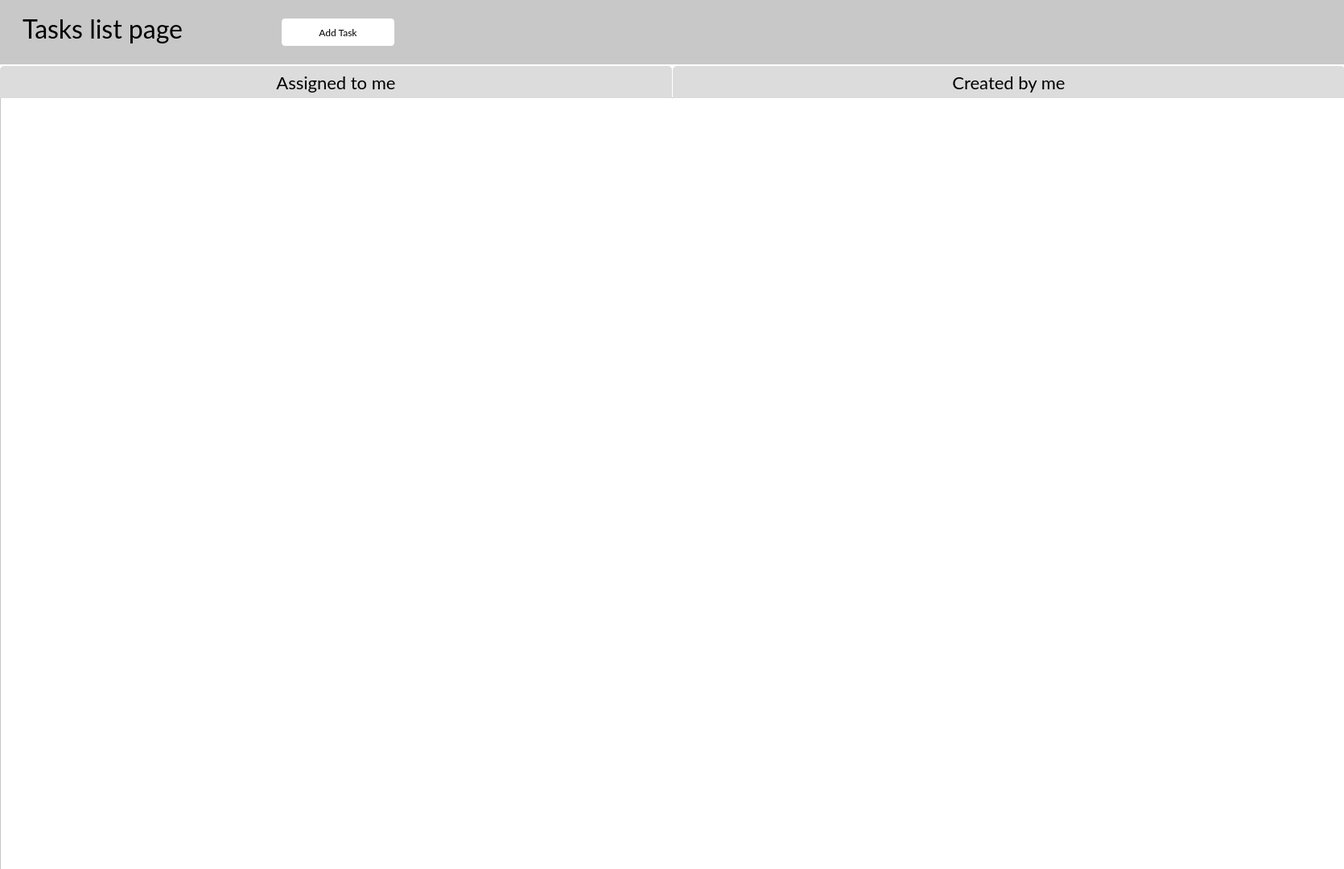
<?xml version="1.0" encoding="UTF-8"?>
<ui version="4.0">
 <class>TasksPage</class>
 <widget class="QWidget" name="TasksPage">
  <property name="geometry">
   <rect>
    <x>0</x>
    <y>0</y>
    <width>1670</width>
    <height>1080</height>
   </rect>
  </property>
  <property name="windowTitle">
   <string>Form</string>
  </property>
  <property name="styleSheet">
   <string notr="true">background-color:transparent;</string>
  </property>
  <widget class="QWidget" name="widget" native="true">
   <property name="geometry">
    <rect>
     <x>0</x>
     <y>0</y>
     <width>1670</width>
     <height>80</height>
    </rect>
   </property>
   <property name="styleSheet">
    <string notr="true">background-color:rgba(200, 200, 200, 1);</string>
   </property>
   <widget class="QLabel" name="label">
    <property name="geometry">
     <rect>
      <x>0</x>
      <y>0</y>
      <width>730</width>
      <height>70</height>
     </rect>
    </property>
    <property name="styleSheet">
     <string notr="true">font-family:Lato;
font-size:32px;
padding-left:20px;
color:black;
background-color:transparent;</string>
    </property>
    <property name="text">
     <string>Tasks list page</string>
    </property>
   </widget>
   <widget class="QPushButton" name="add_cust_btn">
    <property name="geometry">
     <rect>
      <x>350</x>
      <y>23</y>
      <width>140</width>
      <height>34</height>
     </rect>
    </property>
    <property name="styleSheet">
     <string notr="true">QPushButton{
background-color:white;
color:black;
font-family:Lato;
border:none;
border-radius:4px;
}
QPushButton:hover{
	background-color:rgb(220, 220, 220);
}</string>
    </property>
    <property name="text">
     <string>Add Task</string>
    </property>
    <property name="icon">
     <iconset>
      <normaloff>build/Desktop_Qt_6_10_0-Debug/img/add.png</normaloff>build/Desktop_Qt_6_10_0-Debug/img/add.png</iconset>
    </property>
    <property name="iconSize">
     <size>
      <width>24</width>
      <height>24</height>
     </size>
    </property>
   </widget>
  </widget>
  <widget class="QTableView" name="tableView">
   <property name="geometry">
    <rect>
     <x>0</x>
     <y>121</y>
     <width>1671</width>
     <height>961</height>
    </rect>
   </property>
   <property name="styleSheet">
    <string notr="true">font-family:Consolas;
font-size:16px;
background-color:white;
color:black;</string>
   </property>
   <attribute name="verticalHeaderVisible">
    <bool>false</bool>
   </attribute>
  </widget>
  <widget class="QWidget" name="layoutWidget">
   <property name="geometry">
    <rect>
     <x>0</x>
     <y>81</y>
     <width>1671</width>
     <height>42</height>
    </rect>
   </property>
   <layout class="QHBoxLayout" name="horizontalLayout">
    <property name="spacing">
     <number>1</number>
    </property>
    <item>
     <widget class="QPushButton" name="pushButton">
      <property name="styleSheet">
       <string notr="true">QPushButton{
height:40px;
color:black;
font-family:Lato, Consolas;
font-size:22px;
background-color:rgb(220, 220, 220);
border-top-left-radius:5px;
border-top-right-radius:5px;
}
QPushButton:hover{
	background-color:white;
}</string>
      </property>
      <property name="text">
       <string>Assigned to me</string>
      </property>
     </widget>
    </item>
    <item>
     <widget class="QPushButton" name="pushButton_2">
      <property name="styleSheet">
       <string notr="true">QPushButton{
height:40px;
color:black;
font-family:Lato, Consolas;
font-size:22px;
background-color:rgb(220, 220, 220);
border-top-left-radius:5px;
border-top-right-radius:5px;
}
QPushButton:hover{
	background-color:white;
}</string>
      </property>
      <property name="text">
       <string>Created by me</string>
      </property>
     </widget>
    </item>
   </layout>
  </widget>
 </widget>
 <resources/>
 <connections/>
</ui>
